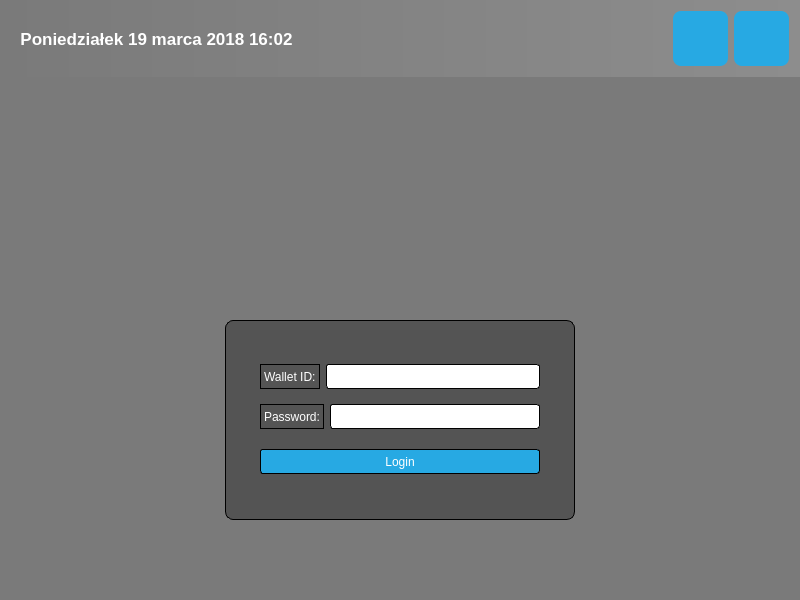
<?xml version="1.0" encoding="UTF-8"?>
<ui version="4.0">
 <class>LoginWindow</class>
 <widget class="QDialog" name="LoginWindow">
  <property name="geometry">
   <rect>
    <x>0</x>
    <y>0</y>
    <width>800</width>
    <height>600</height>
   </rect>
  </property>
  <property name="windowTitle">
   <string>LoginWindow</string>
  </property>
  <property name="styleSheet">
   <string notr="true">#LoginWindow{
background-color: rgb(122, 122, 122);

}
#topPanel_2{
background-color: qlineargradient(spread:pad, x1:0, y1:0, x2:1, y2:0, stop:0 rgba(122, 122, 122, 100), stop:1 rgba(171, 171, 171, 100));}

QLabel { color: white; }
QLineEdit { border-radius: 3px; }

QPushButton
{
  color: white;
  background-color: #27a9e3;
  border-width: 0px;
  border-radius: 3px;
}

QPushButton:hover { background-color: #66c011; }

#loginForm
{
  background: rgba(0, 0, 0, 80);
  border-radius: 8px;
}</string>
  </property>
  <layout class="QVBoxLayout" name="verticalLayout">
   <property name="leftMargin">
    <number>0</number>
   </property>
   <property name="topMargin">
    <number>0</number>
   </property>
   <property name="rightMargin">
    <number>0</number>
   </property>
   <property name="bottomMargin">
    <number>0</number>
   </property>
   <item>
    <widget class="QWidget" name="topPanel_2" native="true">
     <property name="styleSheet">
      <string notr="true"/>
     </property>
     <layout class="QHBoxLayout" name="topPanel">
      <item>
       <widget class="QLabel" name="dateTime">
        <property name="font">
         <font>
          <pointsize>13</pointsize>
          <weight>75</weight>
          <bold>true</bold>
         </font>
        </property>
        <property name="text">
         <string>  Poniedziałek 19 marca 2018 16:02</string>
        </property>
       </widget>
      </item>
      <item>
       <spacer name="horizontalSpacer">
        <property name="orientation">
         <enum>Qt::Horizontal</enum>
        </property>
        <property name="sizeHint" stdset="0">
         <size>
          <width>40</width>
          <height>20</height>
         </size>
        </property>
       </spacer>
      </item>
      <item>
       <widget class="QPushButton" name="refreshButton">
        <property name="sizePolicy">
         <sizepolicy hsizetype="Fixed" vsizetype="Fixed">
          <horstretch>0</horstretch>
          <verstretch>0</verstretch>
         </sizepolicy>
        </property>
        <property name="minimumSize">
         <size>
          <width>55</width>
          <height>55</height>
         </size>
        </property>
        <property name="styleSheet">
         <string notr="true">background-image: url(:/res/refresh-icon.png);
  border-radius: 8px;</string>
        </property>
        <property name="text">
         <string/>
        </property>
       </widget>
      </item>
      <item>
       <widget class="QPushButton" name="shutdownButton">
        <property name="sizePolicy">
         <sizepolicy hsizetype="Fixed" vsizetype="Fixed">
          <horstretch>0</horstretch>
          <verstretch>0</verstretch>
         </sizepolicy>
        </property>
        <property name="minimumSize">
         <size>
          <width>55</width>
          <height>55</height>
         </size>
        </property>
        <property name="styleSheet">
         <string notr="true">background-image: url(:/res/shutdown.png);
  border-radius: 8px;</string>
        </property>
        <property name="text">
         <string/>
        </property>
       </widget>
      </item>
     </layout>
    </widget>
   </item>
   <item>
    <layout class="QHBoxLayout" name="horizontalLayout_6">
     <property name="topMargin">
      <number>0</number>
     </property>
     <item>
      <widget class="QLabel" name="logo">
       <property name="sizePolicy">
        <sizepolicy hsizetype="Fixed" vsizetype="Fixed">
         <horstretch>0</horstretch>
         <verstretch>0</verstretch>
        </sizepolicy>
       </property>
       <property name="minimumSize">
        <size>
         <width>510</width>
         <height>150</height>
        </size>
       </property>
       <property name="styleSheet">
        <string notr="true">background-image: url(:/res/logoSmall.png);</string>
       </property>
       <property name="text">
        <string/>
       </property>
      </widget>
     </item>
    </layout>
   </item>
   <item>
    <spacer name="verticalSpacer_3">
     <property name="orientation">
      <enum>Qt::Vertical</enum>
     </property>
     <property name="sizeType">
      <enum>QSizePolicy::Expanding</enum>
     </property>
     <property name="sizeHint" stdset="0">
      <size>
       <width>20</width>
       <height>40</height>
      </size>
     </property>
    </spacer>
   </item>
   <item>
    <layout class="QHBoxLayout" name="horizontalLayout_8">
     <property name="topMargin">
      <number>0</number>
     </property>
     <item>
      <widget class="QWidget" name="loginForm" native="true">
       <property name="sizePolicy">
        <sizepolicy hsizetype="Fixed" vsizetype="Fixed">
         <horstretch>0</horstretch>
         <verstretch>0</verstretch>
        </sizepolicy>
       </property>
       <property name="minimumSize">
        <size>
         <width>350</width>
         <height>200</height>
        </size>
       </property>
       <property name="styleSheet">
        <string notr="true">border: 1px solid;</string>
       </property>
       <layout class="QVBoxLayout" name="verticalLayout_2">
        <property name="leftMargin">
         <number>35</number>
        </property>
        <property name="topMargin">
         <number>35</number>
        </property>
        <property name="rightMargin">
         <number>35</number>
        </property>
        <property name="bottomMargin">
         <number>35</number>
        </property>
        <item>
         <layout class="QHBoxLayout" name="horizontalLayout_10">
          <item>
           <widget class="QLabel" name="walletId">
            <property name="minimumSize">
             <size>
              <width>0</width>
              <height>25</height>
             </size>
            </property>
            <property name="text">
             <string>Wallet ID:</string>
            </property>
           </widget>
          </item>
          <item>
           <widget class="QLineEdit" name="walletEdit">
            <property name="minimumSize">
             <size>
              <width>0</width>
              <height>25</height>
             </size>
            </property>
           </widget>
          </item>
         </layout>
        </item>
        <item>
         <layout class="QHBoxLayout" name="horizontalLayout_9">
          <item>
           <widget class="QLabel" name="password">
            <property name="minimumSize">
             <size>
              <width>0</width>
              <height>25</height>
             </size>
            </property>
            <property name="text">
             <string>Password:</string>
            </property>
           </widget>
          </item>
          <item>
           <widget class="QLineEdit" name="passEdit">
            <property name="minimumSize">
             <size>
              <width>0</width>
              <height>25</height>
             </size>
            </property>
            <property name="echoMode">
             <enum>QLineEdit::Password</enum>
            </property>
           </widget>
          </item>
         </layout>
        </item>
        <item>
         <spacer name="verticalSpacer_2">
          <property name="orientation">
           <enum>Qt::Vertical</enum>
          </property>
          <property name="sizeType">
           <enum>QSizePolicy::Fixed</enum>
          </property>
          <property name="sizeHint" stdset="0">
           <size>
            <width>20</width>
            <height>5</height>
           </size>
          </property>
         </spacer>
        </item>
        <item>
         <widget class="QPushButton" name="loginButton">
          <property name="enabled">
           <bool>true</bool>
          </property>
          <property name="minimumSize">
           <size>
            <width>0</width>
            <height>25</height>
           </size>
          </property>
          <property name="text">
           <string>Login</string>
          </property>
         </widget>
        </item>
       </layout>
      </widget>
     </item>
    </layout>
   </item>
   <item>
    <spacer name="verticalSpacer">
     <property name="orientation">
      <enum>Qt::Vertical</enum>
     </property>
     <property name="sizeHint" stdset="0">
      <size>
       <width>20</width>
       <height>40</height>
      </size>
     </property>
    </spacer>
   </item>
  </layout>
 </widget>
 <layoutdefault spacing="6" margin="11"/>
 <resources/>
 <connections/>
</ui>
